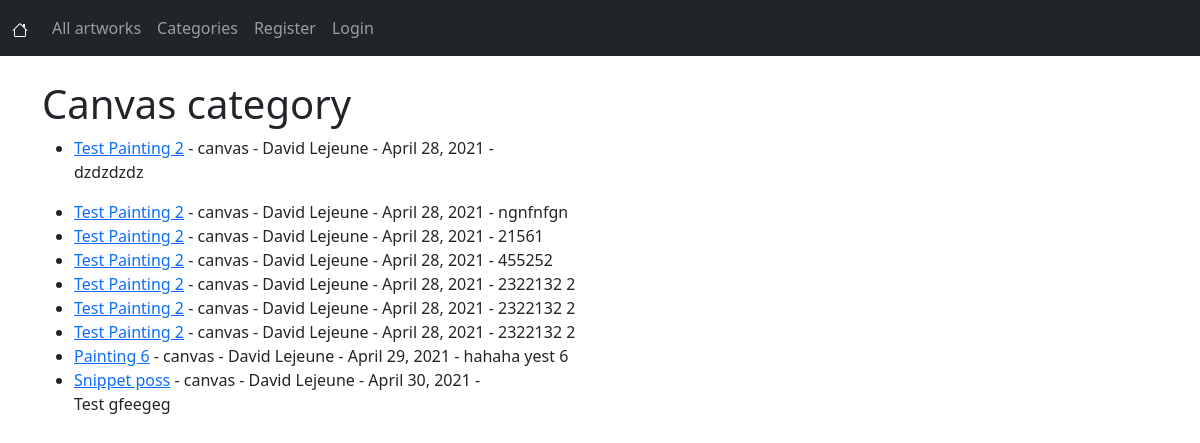
Page /category/canvas/ on the committed database.
### artworks/models.py (models this page shows, shortened)
class Artwork(models.Model):
    title = models.CharField(max_length=255)
    title_tag = models.CharField(max_length=255)
    author = models.ForeignKey(User, on_delete=models.CASCADE)
    body = RichTextField(blank=True, null=True)
    snippet = models.CharField(max_length=255)
    artwork_date = models.DateField(auto_now_add=True)
    category = models.CharField(max_length=255, default='No category')
    likes = models.ManyToManyField(User, related_name='artwork_post')

### artworks/views.py (the view)
# urls.py: path('category/<str:cats>/' , CategoryView, name="category"),
def CategoryView(request, cats):
    category_artworks = Artwork.objects.filter(category=cats.replace('-',' '))
    return render(request, 'categories.html', {'cats':cats.title().replace('-',' '), 'category_artworks':category_artworks})

### artworks/templates/categories.html (shortened to what this page needs)
{% extends 'base.html' %}
{% block content %}
{% if category_artworks %}
<h1>{{ cats }} category</h1>
    <ul>
        {% for artwork in category_artworks %}
            <li><a href="{% url 'artwork-detail' artwork.pk %}">{{ artwork.title }}</a> - {{ artwork.category}} - {{ artwork.author.first_name }} {{ artwork.author.last_name }} - {{ artwork.artwork_date }} -
                {{ artwork.body|slice:":100"|safe }}</li>
        {% endfor %}
    </ul>
{% else %}
<div class="d-flex justify-content-center">
    <div class="alert alert-dark" role="alert">
        Sorry, this page doesn't exist .
    </div>
</div>
{% endif %}
{% endblock %}

### rows in the picture
Artwork: title "Test Painting 2", category "canvas", author.first_name "David", author.last_name "Lejeune", artwork_date "April 28, 2021", body "dzdzdzdz"
Artwork: title "Test Painting 2", category "canvas", author.first_name "David", author.last_name "Lejeune", artwork_date "April 28, 2021", body "ngnfnfgn"
Artwork: title "Test Painting 2", category "canvas", author.first_name "David", author.last_name "Lejeune", artwork_date "April 28, 2021", body "21561"
Artwork: title "Test Painting 2", category "canvas", author.first_name "David", author.last_name "Lejeune", artwork_date "April 28, 2021", body "455252"
Artwork: title "Test Painting 2", category "canvas", author.first_name "David", author.last_name "Lejeune", artwork_date "April 28, 2021", body "2322132 2"
Artwork: title "Test Painting 2", category "canvas", author.first_name "David", author.last_name "Lejeune", artwork_date "April 28, 2021", body "2322132 2"
Artwork: title "Test Painting 2", category "canvas", author.first_name "David", author.last_name "Lejeune", artwork_date "April 28, 2021", body "2322132 2"
Artwork: title "Painting 6", category "canvas", author.first_name "David", author.last_name "Lejeune", artwork_date "April 29, 2021", body "hahaha yest 6"
Artwork: title "Snippet poss", category "canvas", author.first_name "David", author.last_name "Lejeune", artwork_date "April 30, 2021", body "Test gfeegeg"

### other values in the picture
{{ cats }} "Canvas"
